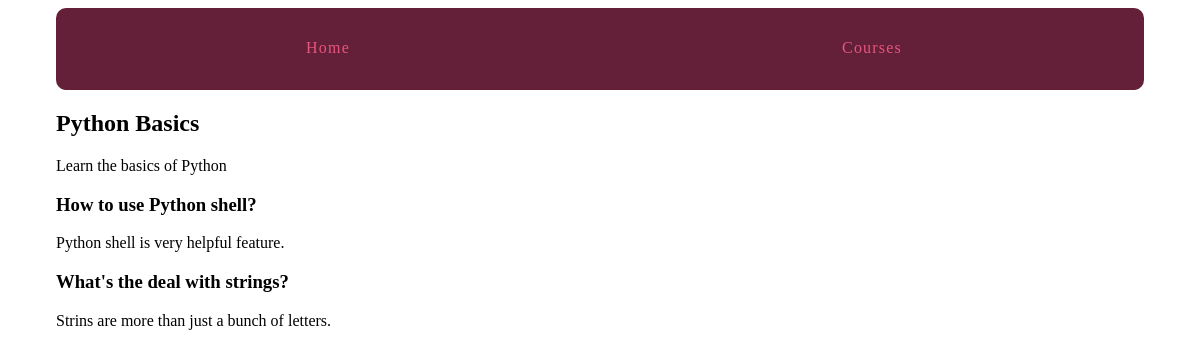
The page /courses/1/ on the database its author committed.
### courses/models.py (models this page shows, shortened)
class Course(models.Model):
	created_at = models.DateTimeField(auto_now_add=True)
	title = models.CharField(max_length=255)
	description = models.TextField()

class Step(models.Model):
	title = models.CharField(max_length=255)
	description = models.TextField()
	content = models.TextField(blank=True, default='')
	order = models.IntegerField(default=0)
	course = models.ForeignKey(Course)
	class Meta:
		ordering = ['order',]

### courses/views.py (the view)
# urls.py: url(r'(?P<pk>\d+)/$', views.course_detail, name='course_detail'),
def course_detail(request, pk):
	course = get_object_or_404(Course, pk=pk)
	return render(request, 'courses/course_detail.html', {'course': course})

### courses/templates/courses/course_detail.html (shortened to what this page needs)
{% extends "layout.html" %}
{% block content %}
<article>
	<h2>{{ course.title }}</h2>
	<p>{{ course.description }}</p>
	<section>
		{% for step in course.step_set.all %}
		<h3>{{ step.title }}</h3>
		{{ step.description }}
		{% endfor %}
	</section>
</article>
{% endblock %}

### assets/css/layout.css (style rules this page uses)
html { box-sizing: border-box; }
*, *::after, *::before { box-sizing: inherit; }

### rows shown on the page
Course: title "Python Basics", description "Learn the basics of Python"
Step: title "How to use Python shell?", description "Python shell is very helpful feature."
Step: title "What's the deal with strings?", description "Strins are more than just a bunch of letters."
